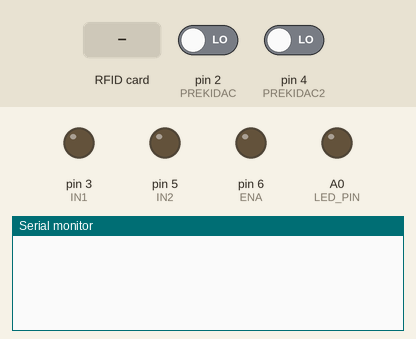
Recording of a sketch running on a simulated Arduino Uno, built with avr-gcc and run on an emulated ATmega328P. On the bench: output pins drawn as LEDs (lit = HIGH), the last lines printed to the serial monitor. The test bench sets the inputs (shaded band); at power-on: pin 2 (PREKIDAC) LOW, pin 4 (PREKIDAC2) LOW. Pins used as bus, display or sensor lines are not drawn.

Above: at 1.2 s.
1.3 s: RFID card 75 AA 25 A6 held to the reader
At 2.5 s:
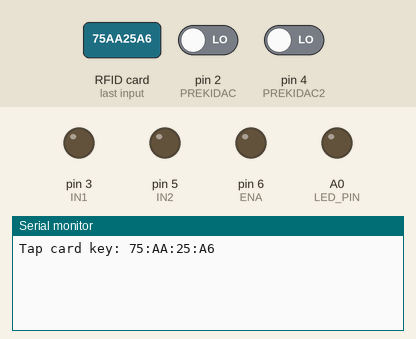
2.8 s: RFID card 5E 7A 19 C4 held to the reader
At 4.1 s:
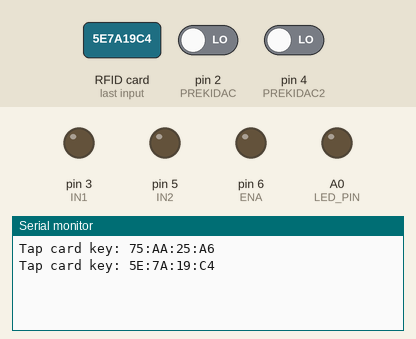

The sketch:

RFID_obe_straneLUKA.ino
```cpp
//RFID
#include "SPI.h"
#include "MFRC522.h"

#define SS_PIN 10
#define RST_PIN 9
#define SP_PIN 8
MFRC522 rfid(SS_PIN, RST_PIN);

MFRC522::MIFARE_Key key;


const int LED_PIN = A0;
const int PREKIDAC = 2;
const int PREKIDAC2 = 4;
const int IN1 = 3;
const int IN2 = 5;
const int ENA = 6;
int zatvoreno = 0;    //closed
int otvoreno = 0;     //open

void setup() {
  Serial.begin(9600);
  SPI.begin();
  rfid.PCD_Init();
  pinMode(IN1,OUTPUT);
  pinMode(IN2,OUTPUT);
  pinMode(ENA,OUTPUT);
  pinMode(LED_PIN,OUTPUT);
  pinMode (PREKIDAC,INPUT);
  pinMode (PREKIDAC2,INPUT);
  zatvoreno = digitalRead(PREKIDAC); //check if "closed" switch is pressed
  otvoreno = digitalRead (PREKIDAC2); //check if "open" switch is pressed

}

void loop() {
  if (!rfid.PICC_IsNewCardPresent() || !rfid.PICC_ReadCardSerial())
    return;

  // Serial.print(F("PICC type: ")); ispisuje koji je PICC type
  MFRC522::PICC_Type piccType = rfid.PICC_GetType(rfid.uid.sak);
  // Serial.println(rfid.PICC_GetTypeName(piccType));

  // Check if the PICC of Classic MIFARE type- Služi samo za ispitivanje vrste kartice, ispisuje ako nije vrsta MIFARE classic
  if (piccType != MFRC522::PICC_TYPE_MIFARE_MINI &&
    piccType != MFRC522::PICC_TYPE_MIFARE_1K &&
    piccType != MFRC522::PICC_TYPE_MIFARE_4K) {
    Serial.println(F("Your tag is not of type MIFARE Classic."));
    return;
  }

  String strID = "";
  for (byte i = 0; i < 4; i++) {
    strID +=
    (rfid.uid.uidByte[i] < 0x10 ? "0" : "") +
    String(rfid.uid.uidByte[i], HEX) +
    (i!=3 ? ":" : "");
  }
  strID.toUpperCase(); //slova iz stringa u CAPS LOCK (velika slova)

  // kada ova varijabla strID zadrži UID od oznake (tag)
  // može se koristiti kao input u IF (It can be used as input to IF to the tube)
  // LED je ugašena ili upaljena (LED illuminated or extinguished)
  Serial.print("Tap card key: ");
  Serial.println(strID);


 int ca = strID.indexOf ("75:AA:25:A6");
zatvoreno = digitalRead(PREKIDAC);
otvoreno = digitalRead (PREKIDAC2);

 //OTVARANJE I ZATVARANJE SA RFID-om

  if (ca >=0 && zatvoreno == HIGH){ //ako očita karticu i ako je "zatvoreni" prekidač pritisnut otvara vrata
    digitalWrite(IN1,HIGH);      //CCW rotation
    digitalWrite(IN2,LOW);
    analogWrite(ENA,80);
    digitalWrite(LED_PIN,HIGH);

    delay(5000);
    analogWrite (ENA,30);
    delay(3000);
    analogWrite(ENA,0);
    digitalWrite(IN1, LOW);
    digitalWrite(LED_PIN,LOW); }


  if (ca >=0 && otvoreno == HIGH){ //ako očita karticu i ako je "otvoreni" prekidač pritisnut zatvara vrata
    digitalWrite(IN1,LOW);        //CW rotation
    digitalWrite (IN2,HIGH);
    analogWrite(ENA,80);
    digitalWrite(LED_PIN,HIGH);

    delay(5000);
    analogWrite (ENA,30);
    delay(3000);
    analogWrite(ENA,0);
    digitalWrite (IN2,LOW);
    digitalWrite(LED_PIN,LOW); }


}
```

Measured:
- after the input at 1.3 s, the serial monitor: prints a new line at once (image 1)
- after the input at 2.8 s, the serial monitor: prints a new line at once (image 2)
